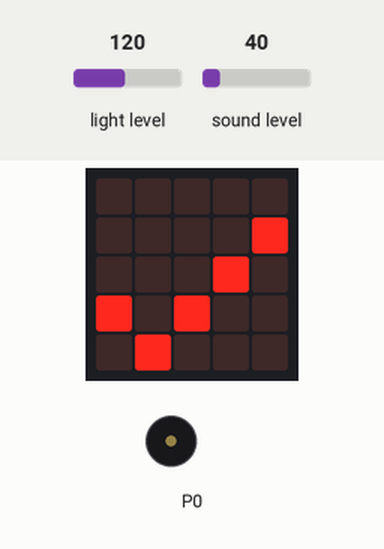
This program was run on a simulated BBC micro:bit (MakeCode). Parts: the board's 5×5 LED display, buzzer (waves = sounding). The inputs (shaded band) are chosen by the test bench; at power-on: light level 120, sound level 40.

Above: at 1.2 s.
1.3 s: light level set to 104
3.0 s: light level set to 97
At 4.3 s:
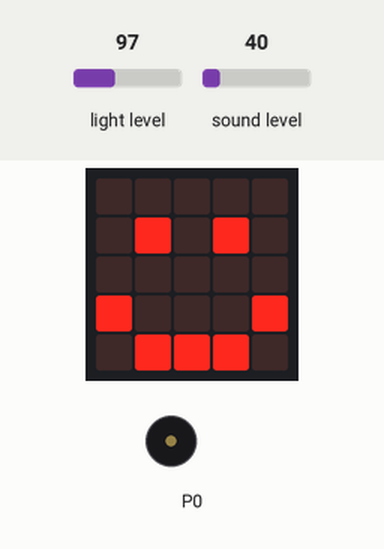
4.6 s: sound level set to 141
6.1 s: sound level set to 149
At 6.6 s:
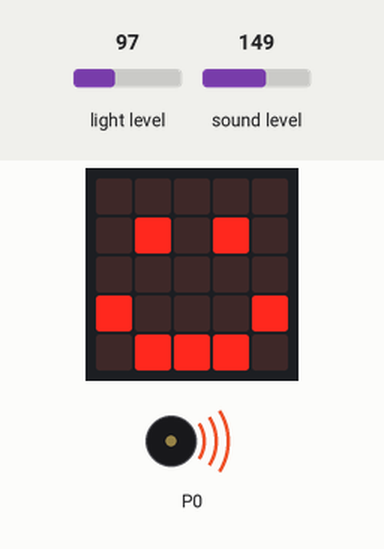
9.4 s: light level set to 128
At 10.4 s:
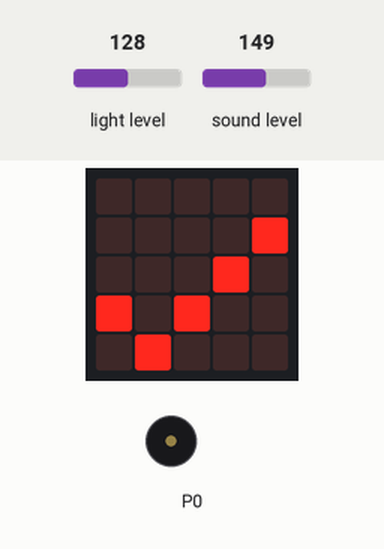
11.4 s: light level set to 5
At 12.8 s:
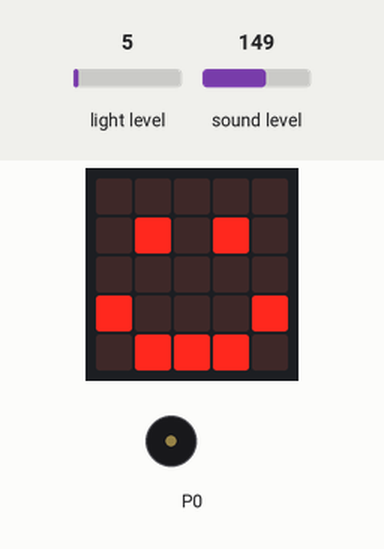
Timing chart, 0 to 14.2 s (numbered marks = the images above; inputs shaded):
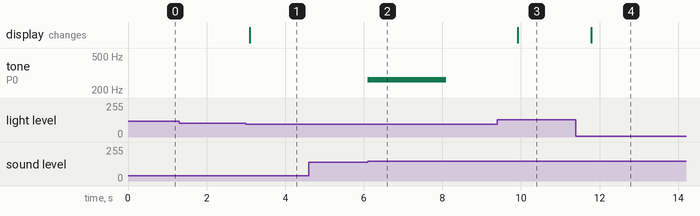

Measured:
- the behaviour switches between 100 and 99 on light level (found by bisection; images 0 and 1)
- the behaviour switches between 145 and 146 on sound level (found by bisection; images 1 and 2)
- after the input at 1.3 s, every drawn part: stays the same
- after the input at 3.0 s, the display: changes after 0.10 s (image 1)
- after the input at 4.6 s, every drawn part: stays the same
- after the input at 6.1 s, tone on P0: silent → 262 Hz at once, → silent 2.0 s later
- after the input at 9.4 s, the display: changes after 0.52 s (image 3)
- after the input at 11.4 s, the display: changes after 0.38 s (image 4)

The program:

main.ts
```typescript
input.onSound(DetectedSound.Loud, function () {
    music.playTone(262, music.beat(BeatFraction.Breve))
})
input.setSoundThreshold(SoundThreshold.Loud, 146)
basic.forever(function () {
    if (input.lightLevel() >= 100) {
        basic.showIcon(IconNames.Yes)
    } else {
        basic.showIcon(IconNames.Happy)
    }
})
```

test.ts
```typescript
// les tests vont ici ; cela ne sera pas compilé si ce paquet est utilisé en tant qu'extension.
```
